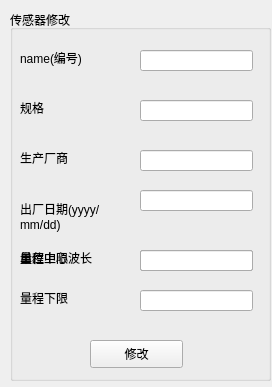
<?xml version="1.0" encoding="UTF-8"?>
<ui version="4.0">
 <class>Form</class>
 <widget class="QWidget" name="Form">
  <property name="geometry">
   <rect>
    <x>0</x>
    <y>0</y>
    <width>272</width>
    <height>387</height>
   </rect>
  </property>
  <property name="windowTitle">
   <string>Form</string>
  </property>
  <widget class="QGroupBox" name="groupBox">
   <property name="geometry">
    <rect>
     <x>10</x>
     <y>10</y>
     <width>261</width>
     <height>371</height>
    </rect>
   </property>
   <property name="title">
    <string>传感器修改</string>
   </property>
   <widget class="QLabel" name="nameLabel">
    <property name="geometry">
     <rect>
      <x>10</x>
      <y>40</y>
      <width>91</width>
      <height>16</height>
     </rect>
    </property>
    <property name="text">
     <string>name(编号)</string>
    </property>
   </widget>
   <widget class="QLineEdit" name="nameText">
    <property name="geometry">
     <rect>
      <x>130</x>
      <y>40</y>
      <width>113</width>
      <height>21</height>
     </rect>
    </property>
   </widget>
   <widget class="QLabel" name="modelLabel">
    <property name="geometry">
     <rect>
      <x>10</x>
      <y>90</y>
      <width>91</width>
      <height>16</height>
     </rect>
    </property>
    <property name="text">
     <string>规格</string>
    </property>
   </widget>
   <widget class="QLineEdit" name="modelText">
    <property name="geometry">
     <rect>
      <x>130</x>
      <y>90</y>
      <width>113</width>
      <height>21</height>
     </rect>
    </property>
   </widget>
   <widget class="QLabel" name="produceLabel">
    <property name="geometry">
     <rect>
      <x>10</x>
      <y>140</y>
      <width>91</width>
      <height>16</height>
     </rect>
    </property>
    <property name="text">
     <string>生产厂商</string>
    </property>
   </widget>
   <widget class="QLineEdit" name="produceText">
    <property name="geometry">
     <rect>
      <x>130</x>
      <y>140</y>
      <width>113</width>
      <height>21</height>
     </rect>
    </property>
   </widget>
   <widget class="QLabel" name="dateLabel">
    <property name="geometry">
     <rect>
      <x>10</x>
      <y>180</y>
      <width>101</width>
      <height>51</height>
     </rect>
    </property>
    <property name="acceptDrops">
     <bool>false</bool>
    </property>
    <property name="text">
     <string>出厂日期(yyyy/mm/dd)</string>
    </property>
    <property name="wordWrap">
     <bool>true</bool>
    </property>
   </widget>
   <widget class="QLineEdit" name="dateText">
    <property name="geometry">
     <rect>
      <x>130</x>
      <y>180</y>
      <width>113</width>
      <height>21</height>
     </rect>
    </property>
    <property name="acceptDrops">
     <bool>false</bool>
    </property>
   </widget>
   <widget class="QLineEdit" name="proWaveText">
    <property name="geometry">
     <rect>
      <x>130</x>
      <y>240</y>
      <width>113</width>
      <height>21</height>
     </rect>
    </property>
   </widget>
   <widget class="QLabel" name="proWaveLabel">
    <property name="geometry">
     <rect>
      <x>10</x>
      <y>240</y>
      <width>91</width>
      <height>16</height>
     </rect>
    </property>
    <property name="text">
     <string>出厂中心波长</string>
    </property>
   </widget>
   <widget class="QLabel" name="unitLabel">
    <property name="geometry">
     <rect>
      <x>10</x>
      <y>240</y>
      <width>91</width>
      <height>16</height>
     </rect>
    </property>
    <property name="text">
     <string>单位</string>
    </property>
   </widget>
   <widget class="QLineEdit" name="unitText">
    <property name="geometry">
     <rect>
      <x>130</x>
      <y>240</y>
      <width>113</width>
      <height>21</height>
     </rect>
    </property>
   </widget>
   <widget class="QLabel" name="minLabel">
    <property name="geometry">
     <rect>
      <x>10</x>
      <y>280</y>
      <width>91</width>
      <height>16</height>
     </rect>
    </property>
    <property name="text">
     <string>量程下限</string>
    </property>
   </widget>
   <widget class="QLineEdit" name="minText">
    <property name="geometry">
     <rect>
      <x>130</x>
      <y>280</y>
      <width>113</width>
      <height>21</height>
     </rect>
    </property>
   </widget>
   <widget class="QLabel" name="maxLabel">
    <property name="geometry">
     <rect>
      <x>10</x>
      <y>240</y>
      <width>91</width>
      <height>16</height>
     </rect>
    </property>
    <property name="text">
     <string>量程上限</string>
    </property>
   </widget>
   <widget class="QLineEdit" name="maxText">
    <property name="geometry">
     <rect>
      <x>130</x>
      <y>240</y>
      <width>113</width>
      <height>21</height>
     </rect>
    </property>
   </widget>
   <widget class="QPushButton" name="pushButton">
    <property name="geometry">
     <rect>
      <x>80</x>
      <y>330</y>
      <width>93</width>
      <height>28</height>
     </rect>
    </property>
    <property name="text">
     <string>修改</string>
    </property>
   </widget>
  </widget>
 </widget>
 <resources/>
 <connections/>
</ui>
